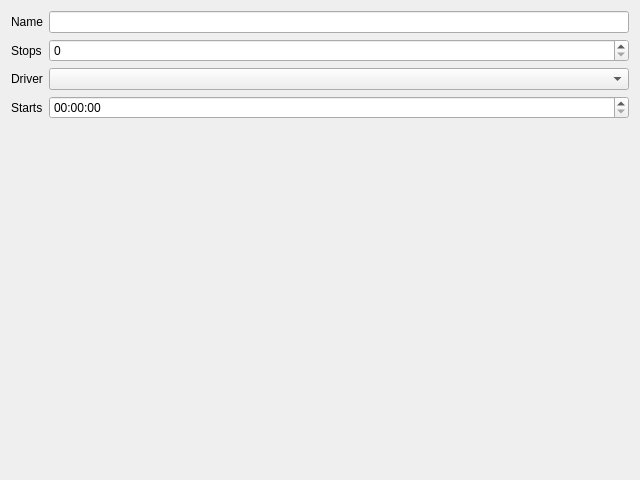
<?xml version="1.0" encoding="UTF-8"?>
<ui version="4.0">
 <class>RouteDialog</class>
 <widget class="QDialog" name="RouteDialog">
  <property name="geometry">
   <rect>
    <x>0</x>
    <y>0</y>
    <width>640</width>
    <height>480</height>
   </rect>
  </property>
  <property name="windowTitle">
   <string>Route</string>
  </property>
  <layout class="QFormLayout" name="formLayout">
   <item row="0" column="0">
    <widget class="QLabel" name="label_nameEdit">
     <property name="text">
      <string>Name</string>
     </property>
     <property name="buddy">
      <cstring>nameEdit</cstring>
     </property>
    </widget>
   </item>
   <item row="0" column="1">
    <widget class="QLineEdit" name="nameEdit"/>
   </item>
   <item row="1" column="0">
    <widget class="QLabel" name="label_stopsEdit">
     <property name="text">
      <string>Stops</string>
     </property>
     <property name="buddy">
      <cstring>stopsEdit</cstring>
     </property>
    </widget>
   </item>
   <item row="1" column="1">
    <widget class="QSpinBox" name="stopsEdit"/>
   </item>
   <item row="2" column="0">
    <widget class="QLabel" name="label_driverCombo">
     <property name="text">
      <string>Driver</string>
     </property>
     <property name="buddy">
      <cstring>driverCombo</cstring>
     </property>
    </widget>
   </item>
   <item row="2" column="1">
    <widget class="QComboBox" name="driverCombo"/>
   </item>
   <item row="3" column="0">
    <widget class="QLabel" name="label_startsEdit">
     <property name="text">
      <string>Starts</string>
     </property>
     <property name="buddy">
      <cstring>startsEdit</cstring>
     </property>
    </widget>
   </item>
   <item row="3" column="1">
    <widget class="QTimeEdit" name="startsEdit"/>
   </item>
  </layout>
 </widget>
 <tabstops>
  <tabstop>nameEdit</tabstop>
  <tabstop>stopsEdit</tabstop>
  <tabstop>driverCombo</tabstop>
  <tabstop>startsEdit</tabstop>
 </tabstops>
 <resources/>
 <connections/>
</ui>
